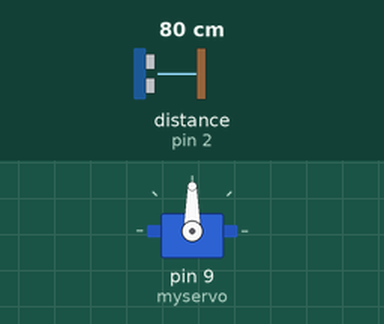
Bench run of a program on a simulated Arduino Uno, built with avr-gcc and run on an emulated ATmega328P. Parts: servo. Wiring (inferred from the names in the program): ultrasonic range finder: trigger pin 3; echo pin 2. The inputs (shaded band) are chosen by the test bench; at power-on: distance to the obstacle (sensor on pin 2) 80 cm. The echo pulse lasts 58.3 µs per cm.

Above: at 2.8 s.
2.9 s: distance to the obstacle (sensor on pin 2) set to 23 cm
4.4 s: distance to the obstacle (sensor on pin 2) set to 18 cm
At 5.8 s:
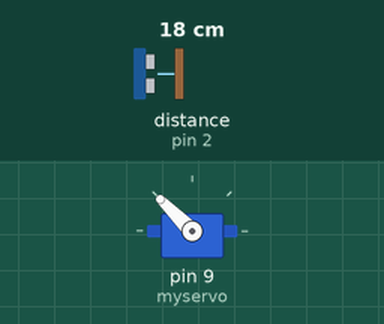
At 6.7 s:
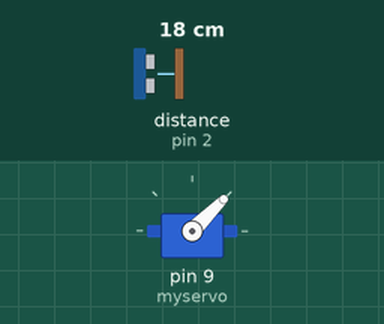
10.5 s: distance to the obstacle (sensor on pin 2) set to 2 cm
Timing chart, 0 to 15.7 s (numbered marks = the images above; inputs shaded):
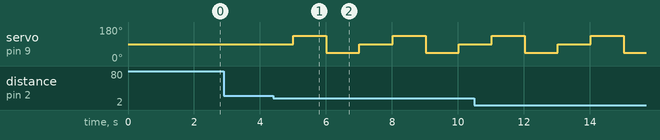

Measured:
- the behaviour switches between 21 and 20 cm on distance to the obstacle (sensor on pin 2) (found by bisection; images 0 and 1)
- after the input at 2.9 s, every drawn part: stays the same
- after the input at 4.4 s, servo on pin 9 (myservo): 90° → 135° after 0.62 s, → 45° 1.0 s later, → 90° 1.0 s later, → 135° 1.0 s later, … (6 changes in this stretch)

The program:

main.cpp
```cpp
#include <Arduino.h>
#include <Servo.h>

#define trig 3
#define echo 2

long duration;
int dist, distance;

Servo myservo;

int mesureDistance(){
  digitalWrite( trig, LOW );
  delayMicroseconds( 10 );
  digitalWrite( trig, HIGH );
  delayMicroseconds( 10 );
  digitalWrite( trig, LOW );

  duration = ( pulseIn( echo, HIGH ) / 2 );
  dist = duration * 0.034;

  return dist;
}

void rotate(){
  myservo.write( 135 );
  delay( 1000 );
  myservo.write( 45 );
  delay( 1000 );
  myservo.write( 90 );
}

void verifyDistance( int distance ){
  if( distance < 20 ){
    rotate();
  }
}

void setup() {
  pinMode( trig, OUTPUT);
  pinMode( echo, INPUT);

  myservo.attach( 9 );
  myservo.write( 90 );
}

void loop() {
  delay( 1000 );
  distance = mesureDistance();

  verifyDistance( distance );
}
```
